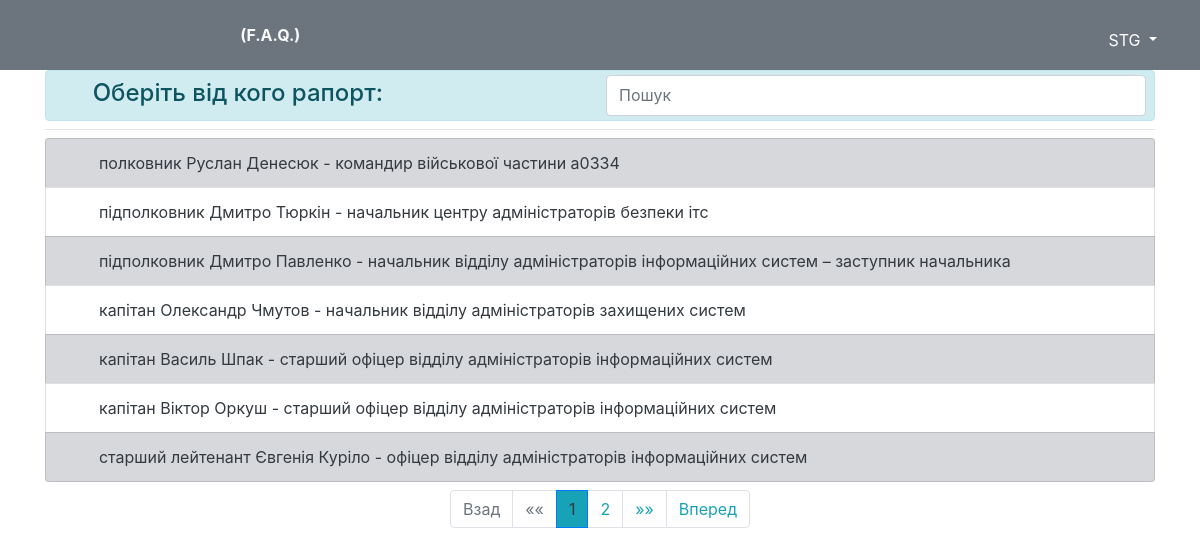
Screenshot of /serviceman_list (signed in) with the database file from the repository.
### reports/models.py (models this page shows, shortened)
class Serviceman(models.Model):
    first_name = models.CharField(max_length=255, verbose_name="Ім'я")
    last_name = models.CharField(max_length=255, verbose_name="Прізвище")
    to_first_name = models.CharField(max_length=255, verbose_name="Ім'я, давальний відмінок (Петру, Євгенії, Дмитру...)")
    to_last_name = models.CharField(max_length=255, verbose_name="Прізвище, давальний відмінок (Яцуку, Куріло, Павленку...)")
    for_first_name = models.CharField(max_length=255, verbose_name="Ім'я, знахідний відмінок (Петра, Євгенії, Дмитра...)")
    for_last_name = models.CharField(max_length=255, verbose_name="Прізвище, знахідний відмінок (Яцука, Куріло, Павленка...)")
    rank = models.ForeignKey('Rank', on_delete=models.DO_NOTHING, verbose_name="військове звання")
    unit = models.ForeignKey('Unit', on_delete=models.DO_NOTHING, verbose_name="Підрозділ")
    position = models.ForeignKey('Position', on_delete=models.DO_NOTHING, null=True, verbose_name="Посада")
    class Meta:
        verbose_name = "Військовослужбовці__"
        verbose_name_plural = "Військовослужбовці"

class Rank(models.Model):
    name = models.CharField(max_length=255, verbose_name="військове звання (полковник, лейтенант..)")
    to_name = models.CharField(max_length=255, blank=True, null=True, verbose_name="військове звання, давальний відмінок (полковнику, лейтенанту..)")
    for_name = models.CharField(max_length=255, blank=True, null=True, verbose_name="військове звання, знахідний відмінок (полковника, лейтенанта..)")
    def __str__(self):
        return self.name
    class Meta:
        verbose_name = "Військові звання__"
        verbose_name_plural = "Військові звання"

class Position(models.Model):
    position_title = models.CharField(max_length=255, verbose_name="посада (офіцер, старший офіцер, начальник)")
    position_tail = models.CharField(max_length=255, default='', blank=True, verbose_name="додаткова посада. Наприклад:(заступник начальника, перший заступник командира...)  !!! назву підрозділу НЕ ВКАЗУВАТИ  !!!")
    unit = models.ForeignKey('Unit', on_delete=models.DO_NOTHING, verbose_name="підрозділ")
    supervisor = models.BooleanField(default=False, blank=True, null=True, verbose_name="командир/начальник підрозділу")
    temp_supervisor = models.BooleanField(default=False, blank=True, null=True, verbose_name="тимчасово виконуючий обов'язки командира/начальника")
    def __str__(self):
        if self.temp_supervisor:
            pos_result = "Тимчасово виконуючий обов'язки\n" + self.position_title.split()[0] + "а"
        else:
            pos_result = self.position_title[0].capitalize() + self.position_title[1:]
        pos_result += " " + self.unit.name
        if len(self.position_tail) > 0:
            pos_result += " – " + self.position_tail
        return pos_result
    class Meta:
        verbose_name = "Посада__"
        verbose_name_plural = "Посади"

class Unit(models.Model):
    name = models.CharField(max_length=255, verbose_name="назва підрозділу в РОДОВОМУ відміноку (відділу аналізу інцидентів кібернетичної безпеки)")
    parent_unit = models.ForeignKey('self', on_delete=models.CASCADE, null=True, blank=True, verbose_name="вищій підрозділ (віддліл->центр->..)")
    class Meta:
        verbose_name = "Підрозділ"
        verbose_name_plural = "Підрозділи"

### reports/views.py (the view)
# urls.py: path('serviceman_list', views.serviceman_list_view, name='users'),
def serviceman_list_view(request):
    serviceman_list = Serviceman.objects.all().order_by('id')
    paginator = Paginator(serviceman_list, 7)
    page_number = request.GET.get('page')
    page_obj = paginator.get_page(page_number)
    context = {
        'serviceman_list': page_obj
    }
    return render(request, 'reports/serviceman_list.html', context)

### reports/templates/reports/serviceman_list.html (shortened to what this page needs)
{% extends 'reports/base.html' %}
{% block content %}
    <div class="alert alert-info align-items-center my-0 py-0 pr-2" role="alert">
        <div class="form-group row my-1">
            <div class="col-12 d-flex">
                <h4 class="mr-auto mt-1"><i class="fas fa-address-book mr-2"></i>Оберіть від кого рапорт:</h4>
                <input type="search" id="search_input" class="form-control w-50" placeholder="Пошук">
            </div>
        </div>
    </div>
    <hr class="my-2">
    <div id="main-users">
        <ul class="list-group">
            {% for serviceman in serviceman_list %}
                <li class="list-group-item {% cycle 'list-group-item-secondary' '' %}">
                    <a class="text-dark"
                       href="{% url 'reports:edit_service_members_chain' serviceman_id=serviceman.id %}">
                        <span><i class="fas fa-angle-right mr-3"></i></span>
                        {{ serviceman.rank }} {{ serviceman.first_name|title }}
                        {{ serviceman.last_name|title }} - {{ serviceman.position|lower }}</a>
                </li>
            {% endfor %}
        </ul>
    </div>
    <nav id="navigator" aria-label="PAGES NAVIGATION" class="mt-2">
        {% if serviceman_list.has_other_pages %}
            <ul class="pagination justify-content-center">
                {% if serviceman_list.has_previous %}
                    <li class="page-item"><a class="page-link text-info"
                                             href="?page={{ serviceman_list.previous_page_number }}">Взад</a>
                    </li>
                    <li class="page-item"><a class="page-link text-info"
                                             href="?page=1">&laquo;&laquo;</a>
                    </li>
                {% else %}
                    <li class="page-item disabled"><a class="page-link" href="#">Взад</a></li>
                    <li class="page-item disabled"><a class="page-link" href="#">&laquo;&laquo;</a></li>
                {% endif %}
                {% for i in serviceman_list.paginator.page_range %}
                    {% if i == serviceman_list.number %}
                        <li class="page-item active">
                            <span class="page-link text-dark bg-info">{{ serviceman_list.number }}</span>
                        </li>
                    {% else %}
                        <li class="page-item">
                            <a class="page-link text-info"
                               href="?page={{ i }}">{{ i }}</a>
                        </li>
                    {% endif %}
                {% endfor %}
                {% if serviceman_list.has_next %}
                    <li class="page-item"><a class="page-link text-info"
                                             href="?page={{ serviceman_list.paginator.num_pages }}">&raquo;&raquo;</a>
                    </li>
                    <li class="page-item"><a class="page-link text-info"
                                             href="?page={{ serviceman_list.next_page_number }}">Вперед</a>
                    </li>
                {% else %}
                    <li class="page-item disabled"><a class="page-link" href="#">&raquo;&raquo;</a></li>
                    <li class="page-item disabled"><a class="page-link" href="#">Вперед</a></li>
                {% endif %}
            </ul>
        {% endif %}
    </nav>
{% endblock %}

### reports/templates/reports/base.html (shortened to what this page needs)
{% load static %}
<!doctype html>
<html lang="en">
<head>
    <link rel="stylesheet" href="{% static 'fontawesome-free-5.11.2-web/css/all.css' %}">
    <link href="https://maxcdn.bootstrapcdn.com/bootstrap/4.0.0/css/bootstrap.min.css"
 rel="stylesheet"/>
    <link rel="stylesheet" type="text/css" href="{% static 'custom-css/custom_styles.css' %}"/>
</head>
<body>
<nav class="navba fixed-top navbar-expand navbar-dark bg-secondary">
    <div class="container form-inline">
        <a href="/" class="navbar-brand ml-3">
            <i class="fas fa-greater-than fa-3x text-light"></i></a>
            <div class="collapse navbar-collapse">
                {% if user.is_authenticated %}
                    <ul class="navbar-nav mr-auto d-flex align-items-center">
                        <li class="nav-item">
                            <a id="nav-bar-link-no-underline" href="{% url 'reports:index' %}">
                                <span class="nav-link text-light text-uppercase font-weight-normal px-3">
                                    <i class="fas fa-file-alt fa-2x text-danger"></i>
                                    <i class="fas fa-file-alt fa-2x text-warning"></i>
                                    <i class="fas fa-file-alt fa-2x text-light"></i>
                                </span>
                            </a>
                        </li>
                        <li class="nav-item"><a class="nav-link text-light text-uppercase font-weight-bold px-3"
                                                href="#">(F.A.Q.)</a></li>
                    </ul>
                    <div class="dropdown">
                        <button class="btn btn-secondary dropdown-toggle align-self-baseline" type="button"
                                id="dropdownMenuButton"
                                data-toggle="dropdown" aria-haspopup="true" aria-expanded="false">
                            <span class="fas fa-child fa-2x mr-2"></span><span>{{ user.username|upper }}</span>
                        </button>
                    </div>
                {% endif %}
            </div>
    </div>
</nav>
<div class="container">
    {% block content %}{% endblock %}
</div>
</body>
</html>

### reports/static/custom-css/custom_styles.css (style rules this page uses)
body { padding-top: 70px; }

### rows the page displays
Serviceman: rank "полковник", first_name "Руслан", last_name "Денесюк", position "командир військової частини а0334"
Serviceman: rank "підполковник", first_name "Дмитро", last_name "Тюркін", position "начальник центру адміністраторів безпеки ітс"
Serviceman: rank "підполковник", first_name "Дмитро", last_name "Павленко", position "начальник відділу адміністраторів інформаційних систем – заступник начальника"
Serviceman: rank "капітан", first_name "Олександр", last_name "Чмутов", position "начальник відділу адміністраторів захищених систем"
Serviceman: rank "капітан", first_name "Василь", last_name "Шпак", position "старший офіцер відділу адміністраторів інформаційних систем"
Serviceman: rank "капітан", first_name "Віктор", last_name "Оркуш", position "старший офіцер відділу адміністраторів інформаційних систем"
Serviceman: rank "старший лейтенант", first_name "Євгенія", last_name "Куріло", position "офіцер відділу адміністраторів інформаційних систем"

### other values shown
{{ user.username|upper }} "STG"
{{ serviceman_list.number }} "1"
{{ i }} "2"
